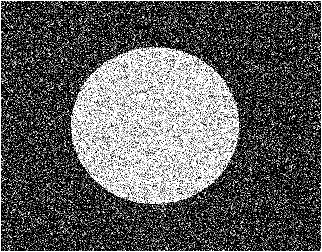
%> input picture Noise50%Gaussian.png, 322 x 252 px
$ octave Deteksi_Objek_Part14.m   (GNU Octave 9; MATLAB toolbox functions it lacks are replaced by stand-ins)
%> lines starting %> are read from the running program, lines starting %| are printed output that depends on the picture
clear all;
I = double(imread('Noise50%Gaussian.png'));
%> I: size 252x322x3 double; min 0, max 255, mean 92.9; mean of the top-left, top-right, bottom-left and bottom-right quarters 98.1, 88.6, 96.1, 89
[N,M] = size(I);
%> N = 252; M = 966
B = [1 1 1; 1 1 1; 1 1 1];
Close=imclose(I,B);
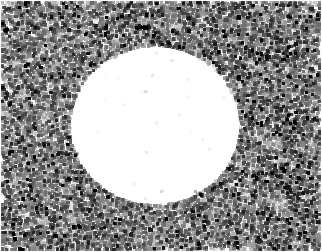
%> Close: size 252x322x3 double; min 0, max 255, mean 155.4
Open=imopen(Close,B);
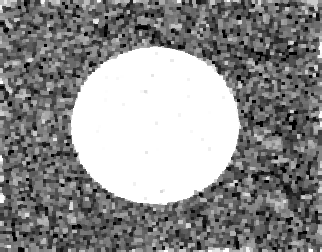
%> Open: size 252x322x3 double; min 0, max 255, mean 141.8
figure(1), imshow(uint8(I));
figure(2), imshow(uint8(Open));

$ run again, with Noise50%Uniform.png copied over Noise50%Gaussian.png
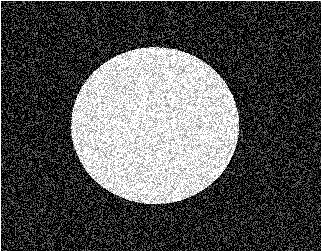
%> input picture Noise50%Uniform.png, 322 x 252 px
%> `Close=imclose(I,B);`:
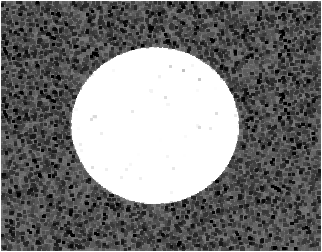
%> Close: size 252x322x3 double; min 0, max 255, mean 122.4
%> `Open=imopen(Close,B);`:
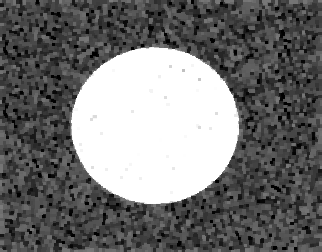
%> Open: size 252x322x3 double; min 0, max 255, mean 114.8

$ run again, with images.png copied over Noise50%Gaussian.png
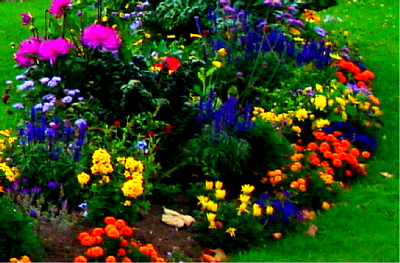
%> input picture images.png, 400 x 263 px
%> `Close=imclose(I,B);`:
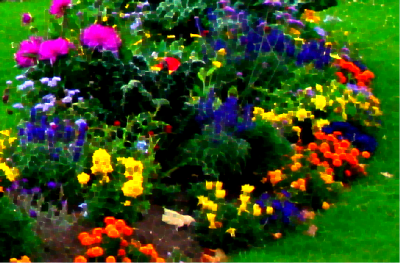
%> Close: size 263x400x3 double; mean R, G, B 52.8, 75.4, 26
%> `Open=imopen(Close,B);`:
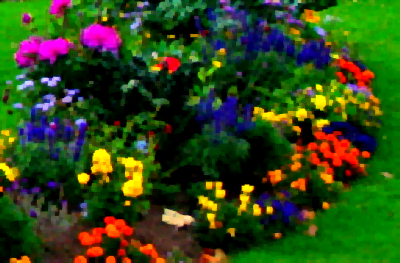
%> Open: size 263x400x3 double; mean R, G, B 48, 70.2, 22.9
